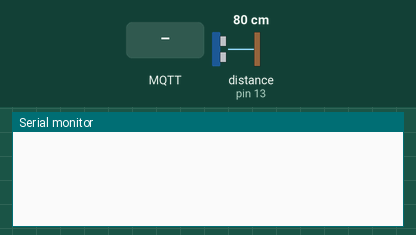
A sketch run on a simulated Arduino Uno, built with avr-gcc and run on an emulated ATmega328P. Shown: the last lines printed to the serial monitor. Wiring (inferred from the names in the program): ultrasonic range finder: trigger pin 12; echo pin 13. The inputs (shaded band) are chosen by the test bench; at power-on: distance to the obstacle (sensor on pin 13) 80 cm. The echo pulse lasts 58.3 µs per cm; no MQTT or app messages arrive unless stated.

Above: at 3.3 s.
3.4 s: MQTT message "1" arrives on the first subscribed topic
At 4.2 s:
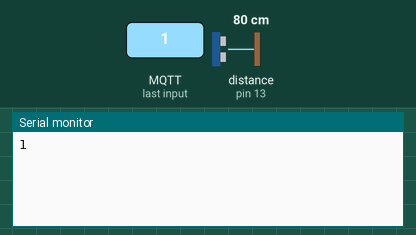
5.0 s: MQTT message "on" arrives on the first subscribed topic
At 6.2 s:
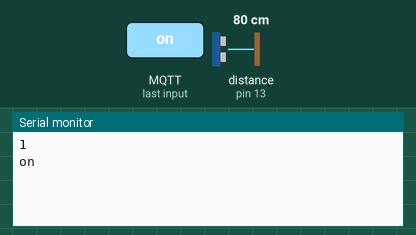
7.0 s: MQTT message "off" arrives on the first subscribed topic
At 8.1 s:
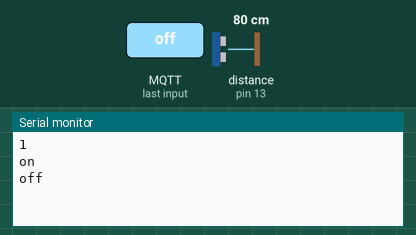

The sketch:

EXAMPLE_MQTT.ino
```cpp
#include "EspMQTTClient.h"

const int trigPin = 12;  // Pin de disparo del sensor ultrasónico
const int echoPin = 13;  // Pin de eco del sensor ultrasónico
EspMQTTClient client(
  "RedAbC30_2.4Gnormal",
  "Ximena55",
  "test.mosquitto.org",  // Dirección IP del servidor MQTT (broker)
  "",                  // Puede omitirse si no se necesita
  "",                  // Puede omitirse si no se necesita
  "TestClient",        // Nombre único para identificar tu dispositivo
  1883                 // Puerto MQTT, por defecto es 1883. Esta línea puede omitirse
);

void setup()
{
  Serial.begin(115200);
  pinMode(trigPin, OUTPUT);
  pinMode(echoPin, INPUT);
  // Funcionalidades opcionales de EspMQTTClient
  client.enableDebuggingMessages(); // Habilitar mensajes de depuración enviados por el puerto serie
  client.enableHTTPWebUpdater(); // Habilitar el actualizador web. Usuario y contraseña por defecto son los valores de MQTTUsername y MQTTPassword. Estos valores pueden ser modificados con enableHTTPWebUpdater("usuario", "contraseña").
  client.enableOTA(); // Habilitar actualizaciones OTA (Over The Air). La contraseña por defecto es MQTTPassword. El puerto es el puerto OTA por defecto. Puede ser modificado con enableOTA("contraseña", puerto).
  client.enableLastWillMessage("TestClient/lastwill", "Me desconecto");  // Puedes activar la bandera retain estableciendo el tercer parámetro en true
}

// Esta función se llama una vez que todo está conectado (Wifi y MQTT)
// ADVERTENCIA: DEBES IMPLEMENTARLA SI USAS EspMQTTClient
void onConnectionEstablished()
{
  // Suscribirse a "nombre_del_topico/test" y mostrar el mensaje recibido en el puerto serie
  client.subscribe("topico_pub", [](const String & payload) {
    Serial.println(payload);
  });
}

void loop()
{
  // Publicar un mensaje en "nombre_del_topico/test"
    // Obtener la distancia del sensor ultrasónico
  float distancia = sensorUltrasonico();
  char buffer[10];

  dtostrf(distancia, 4, 2, buffer);

  client.publish("topico_pub", buffer); // Puedes activar la bandera retain estableciendo el tercer parámetro en true

  client.loop();

  delay(1000);  // Publicar cada 5 segundos
}


float sensorUltrasonico() {
  digitalWrite(trigPin, LOW);
  delayMicroseconds(2);
  digitalWrite(trigPin, HIGH);
  delayMicroseconds(10);
  digitalWrite(trigPin, LOW);

  // Medir la duración del eco
  long duration = pulseIn(echoPin, HIGH);

  // Calcular la distancia en centímetros
  float distance = duration * 0.034 / 2;

  return distance;
}
```

Measured:
- after the input at 3.4 s, the serial monitor: prints a new line after 0.12 s (image 1)
- after the input at 5.0 s, the serial monitor: prints a new line after 0.53 s (image 2)
- after the input at 7.0 s, the serial monitor: prints a new line after 0.54 s (image 3)
